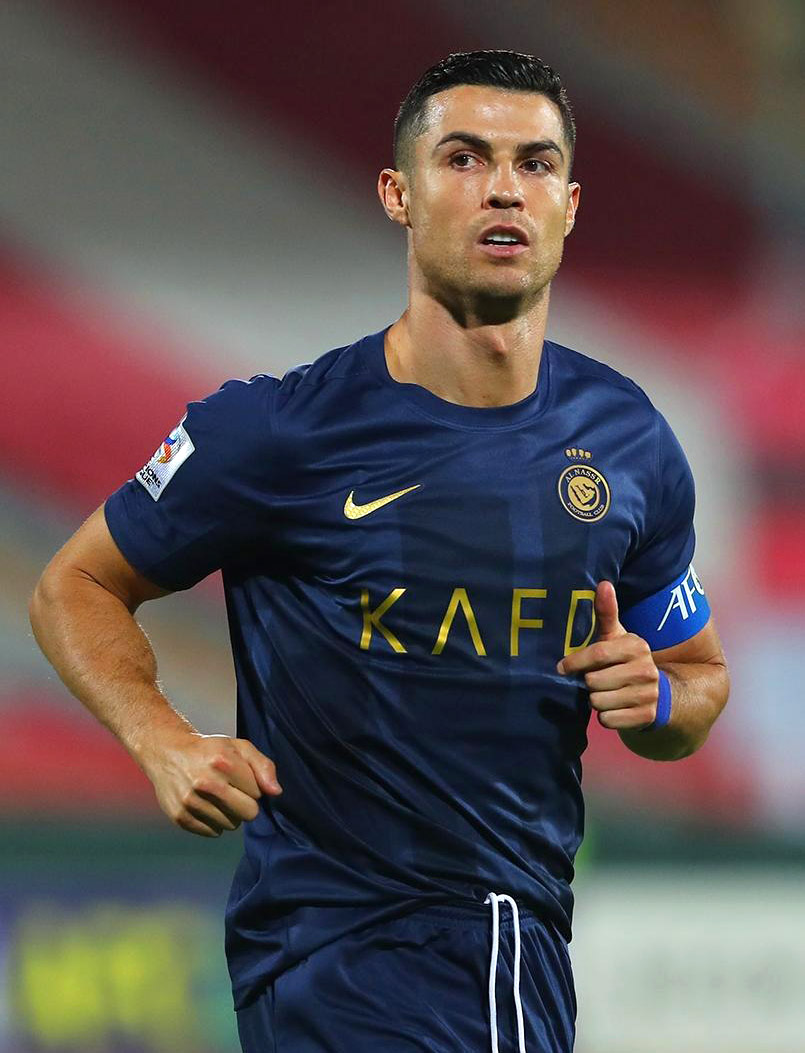
#> input picture Ronaldo Original .jpg, 805 x 1053 px
$ python resize_image.py
#> lines starting #> are read from the running program, lines starting #| are printed output that depends on the picture
from PIL import Image
import os, sys

def resize_image(input_path, output_folder, sizes):
#> called with input_path = 'Ronaldo Original .jpg', output_folder = 'resized_path'
    if not os.path.exists(output_folder):
        os.makedirs(output_folder)

    input_image = Image.open(input_path)
#> input_image is the input picture: PIL image 805x1053 RGB; mean R, G, B 91.2, 80.1, 81.2

    for i, size in enumerate(sizes):
        width, height = input_image.size
        aspect_ratio = width / height
        new_width = size
        new_height = int(size / aspect_ratio)

        resized_image = input_image.resize((new_width, new_height), Image.Resampling.LANCZOS)

        output_path = os.path.join(output_folder, f"resized_{i+1}.jpg")
        resized_image.save(output_path)
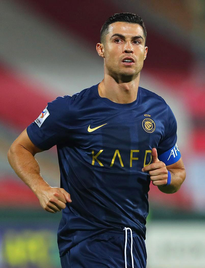
#> resized_image: PIL image 205x268 RGB; mean R, G, B 91.2, 80.1, 81.2

input_image_path = "Ronaldo Original .jpg"
output_folder_path = "resized_path"
sizes = [485, 480, 475, 470, 465, 460, 455, 450, 445, 440, 435, 430, 425, 420, 415, 410, 405, 400, 395, 390, 385, 380, 375, 370, 365, 360, 355, 350, 345, 340, 335, 330, 325, 320, 315, 310, 305, 300, 295, 290, 285, 280, 275, 270, 265, 260, 255, 250, 245, 240, 235, 230, 225, 220, 215, 210, 205]


resize_image(input_image_path, output_folder_path, sizes)
